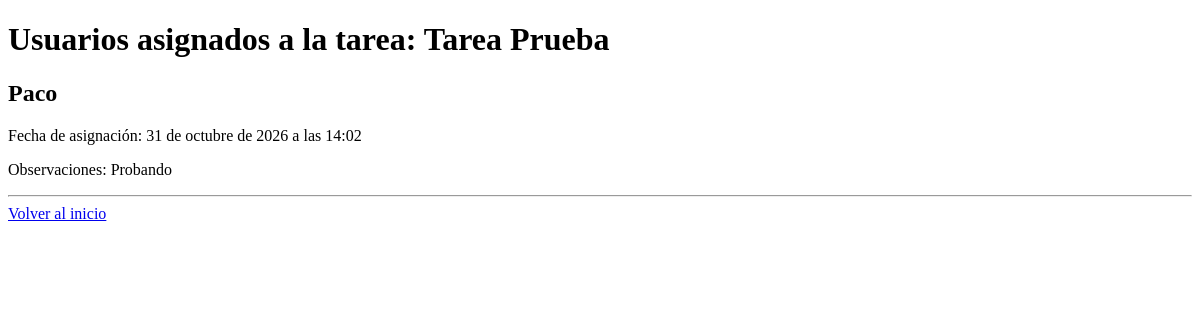
/tareas/1/usuarios/, run on an earlier commit of the app's database.
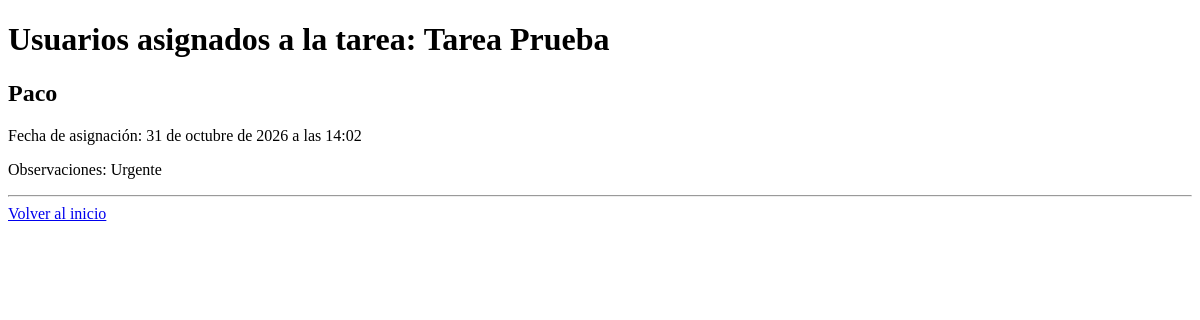
And on a later commit of the database.
### Proyecto/models.py (models this page shows, shortened)
class Asignacion(models.Model):
    tarea = models.ForeignKey(
        Tarea,
        on_delete=models.CASCADE,
        related_name="asignaciones"
    )
    usuario = models.ForeignKey(
        Usuario,
        on_delete=models.CASCADE,
        related_name="asignaciones"
    )
    fecha_asignacion = models.DateTimeField(auto_now_add=True)
    observaciones = models.TextField(blank=True)
    class Meta:
        ordering = ["fecha_asignacion"]
        constraints = [
            models.UniqueConstraint(
                fields=["tarea", "usuario"],
                name="asignacion_unica_por_tarea_usuario"
            )
        ]

class Usuario(models.Model):
    nombre = models.CharField(max_length=100)
    correo = models.EmailField(unique=True)
    fecha_nacimiento = models.DateField()
    dni = models.CharField(max_length=9, unique=True)
    def __str__(self):
        return self.nombre

### Proyecto/views.py (the view)
def usuarios_tarea(request, tarea_id):
    tarea = get_object_or_404(Tarea, id=tarea_id)
    asignaciones = Asignacion.objects.filter(
        tarea=tarea
    ).order_by('fecha_asignacion')
    return render(request, 'usuarios_tarea.html', {
        'tarea': tarea,
        'asignaciones': asignaciones
    })

### Proyecto/models.py (called while the page is built)
    def __str__(self):
        return self.nombre

### Proyecto/templates/usuarios_tarea.html (shortened to what this page needs)
<!DOCTYPE html>
<html lang="es">
<head>
</head>
<body>
    <h1>Usuarios asignados a la tarea: {{ tarea }}</h1>
    {% for asignacion in asignaciones %}
        <h2>{{ asignacion.usuario }}</h2>
        <p>Fecha de asignación: {{ asignacion.fecha_asignacion }}</p>
        <p>Observaciones: {{ asignacion.observaciones }}</p>
        <hr>
    {% empty %}
        <p>No hay usuarios asignados a esta tarea.</p>
    {% endfor %}
    <a href="/">Volver al inicio</a>
</body>
</html>

What changed in the data, as far as the page shows it:
changed Asignacion "Paco": observaciones "Probando" → "Urgente"
